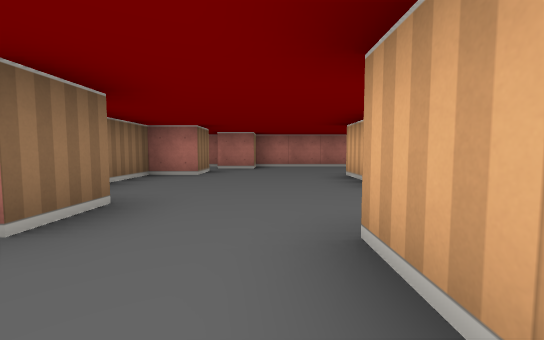
view 1 (above)

12 first-person views from a walk through a cub3D maze. The camera is about half as high as the walls, tilts 4° down and sees 90° across. The floor is counted in squares. Each view is taken from the middle of a square. On the plan, view 1 faces up. The plan holds only what a view shows up to about 9 squares ahead; the rest is blank.

view 2
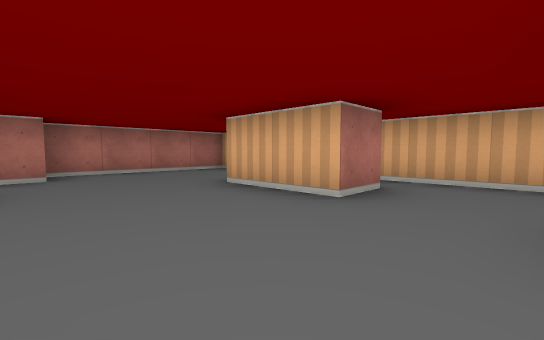

view 3
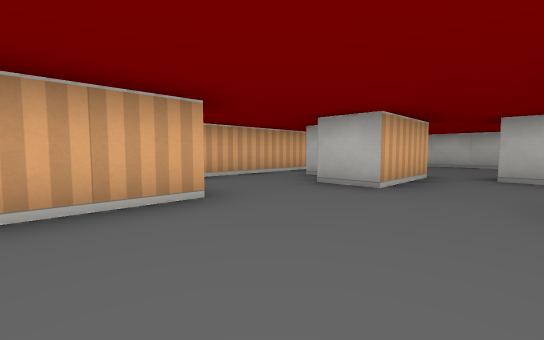

view 4
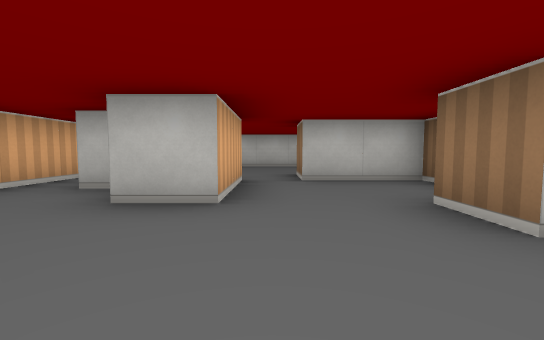

view 5
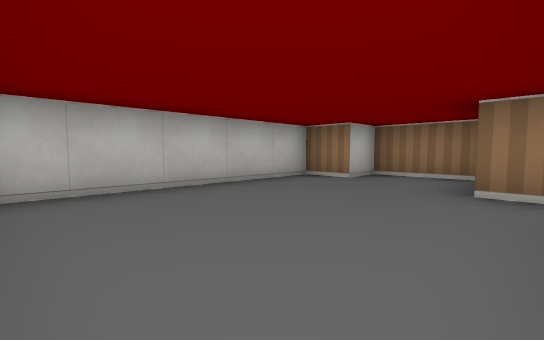

view 6
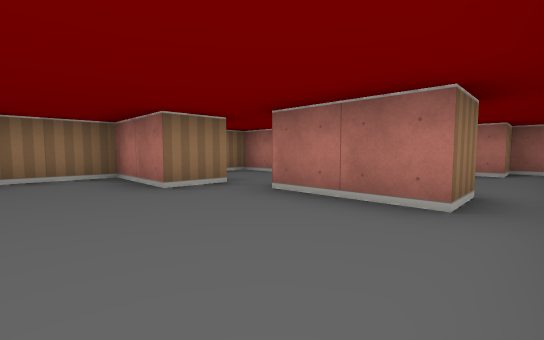

view 7
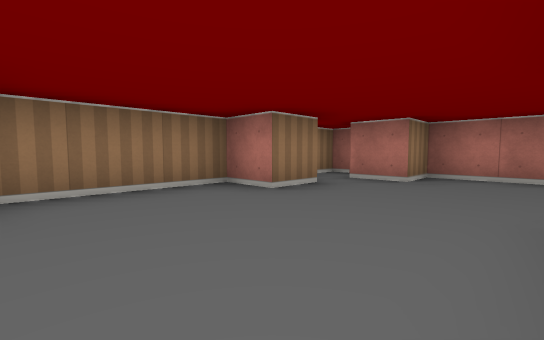

view 8
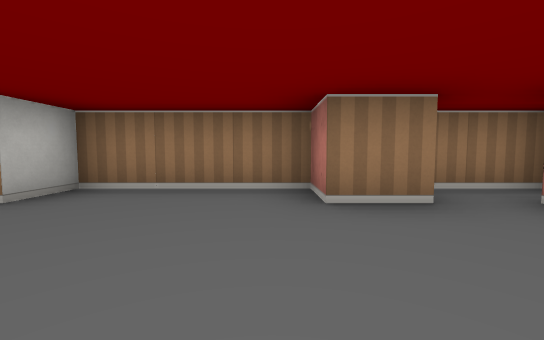

view 9
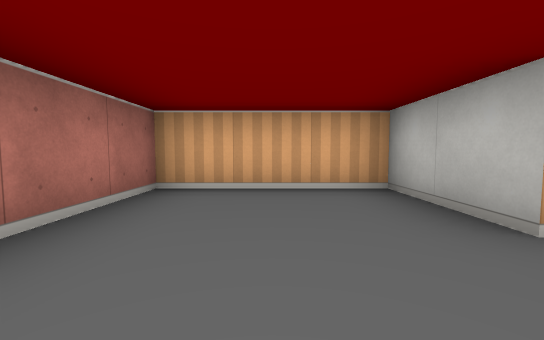

view 10
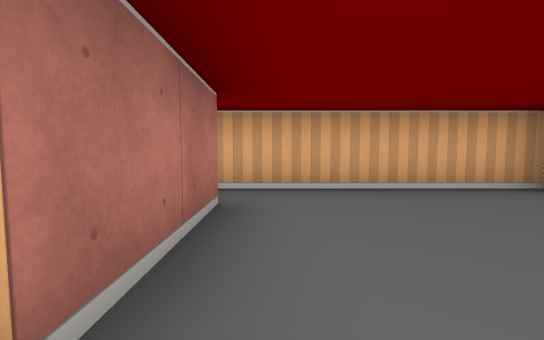

view 11
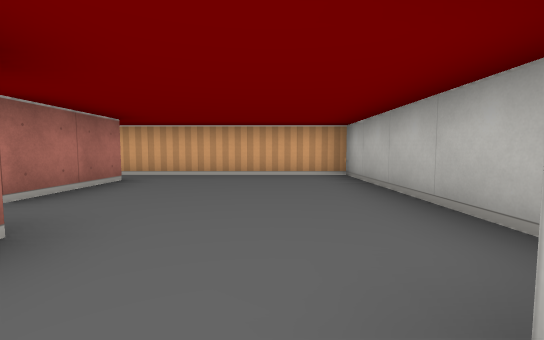

view 12
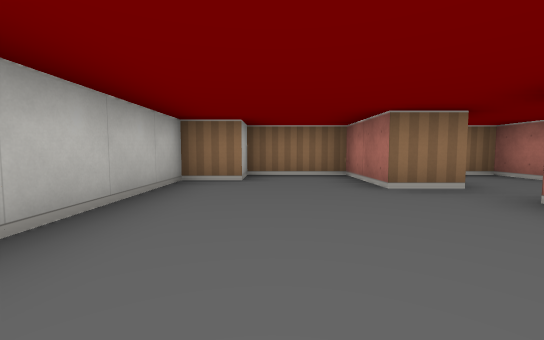

### Floor plan
Points are (right, up) in squares from view 1. A wall is a line through its corners. A room is listed if a view was taken in it or the views show most of it. See-through windows are left out.
Room 1 (views 1, 2, 3, 4, 7, 8, 9)
walls: (-1.5, 6.6) (-1.5, 5.5) (-2.5, 5.5) (-2.5, 2.5) (-1.5, 2.5) (-1.5, 1.5) (-2.5, 1.5) (-2.5, -0.5) (-0.5, -0.5); (3.1, 4.5) (2.5, 4.5) (2.5, 3.5) (1.5, 3.5) (1.5, 5.5) (3.5, 5.5) (3.5, 8.5) (-0.5, 8.5) (-0.5, 7.5) (-1.5, 7.5); (2, 0.5) (2.5, 0.5) (2.5, -0.5); (0.5, -0.5) (0.5, 1.5) (1.5, 1.5); (-1.6, 8.5) (-2.5, 8.5) (-2.5, 7); (3.5, -0.5) (3.5, 4)
ways out: opening at (1.5, -1) to room 2
Room 2 (views 5, 6, 10, 11, 12)
walls: (-0.5, -0.5) (-0.5, -1.5) (-2.5, -1.5) (-2.5, -3.5) (-1.5, -3.5) (-1.5, -4.5) (3.5, -4.5) (3.5, -0.5); (2.5, -0.5) (0.5, -0.5)
ways out: opening at (1.5, -1) to room 1

Positions as (right, up) in squares from view 1, and headings:
1: (0, 0), facing up
2: (-1, 2), facing up-right
3: (-1, 5), facing down-right
4: (0, 4), facing down
5: (3, -1), facing down-left
6: (3, -3), facing up-left
7: (1, 3), facing up-left
8: (1, 5), facing left
9: (0, 7), facing right
10: (0, -1), facing right
11: (-2, -3), facing right
12: (3, -3), facing left
